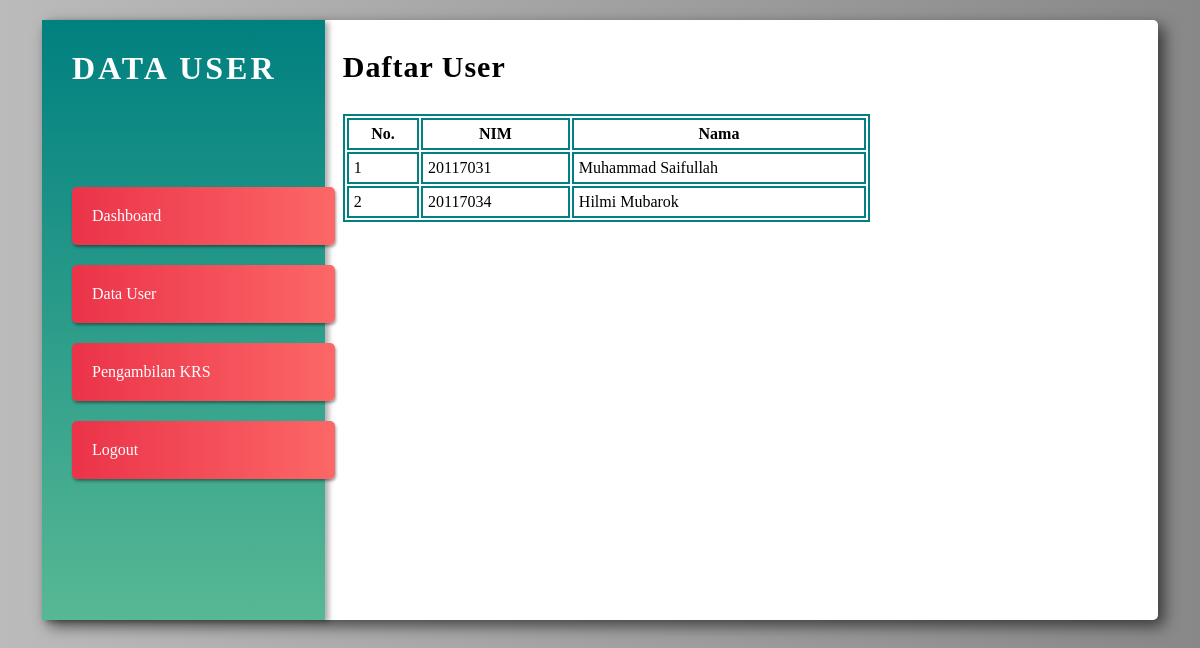
Page /admin/user.php (signed in) on the committed database.
### tables this page shows
CREATE TABLE `user` (
  `nim` int(11) NOT NULL,
  `nama` varchar(50) NOT NULL,
  `password` text NOT NULL,
  `status` int(11) DEFAULT NULL
);

### admin/user.php (the view, shortened to what this page needs)
<?php include '../config.php'; ?>
<!DOCTYPE html>
<html lang="en">
<head>
	<link rel="stylesheet" href="../assets/css/dashboard.css">
</head>
<body>
	<div class="wrapper">
		<div class="menu">
			<h1 class="heading">Data User</h1>
			<ul>
				<li>
					<a href="dashboard.php">Dashboard</a>
				</li>
				<li>
					<a href="user.php">Data User</a>
				</li>
				<li>
					<a href="krs.php">Pengambilan KRS</a>
				</li>
				<li>
					<a href="logout.php">Logout</a>
				</li>
			</ul>
		</div>
		<div class="content">
			<div class="admin">
				<h2>Daftar User</h2>
				<table>
					<tr>
						<th>No.</th>
						<th>NIM</th>
						<th>Nama</th>
					</tr>
<?php
	$query = "SELECT * FROM user";
	$res   = mysqli_query($conn, $query);
	$no    = 1;
	while($row = mysqli_fetch_assoc($res)):
?>
					<tr>
						<td><?= $no ?></td>
						<td><?= $row['nim'] ?></td>
						<td><?= $row['nama'] ?></td>
					</tr>
<?php $no++; endwhile ?>
				</table>
			</div>
		</div>
	</div>
</body>
</html>

### assets/css/dashboard.css (style rules this page uses)
* { margin: 0; padding: 0; font-family: "gotham"; }
a { text-decoration: none; }
body { background: linear-gradient(to right, #bbb, #888); }
.wrapper { top: 20px; background-color: #FFF; width: 93%; min-height: 600px; margin: auto; border-radius: 5px; position: relative; box-shadow: 6px 6px 15px rgba(0, 0, 0, .6); }
.wrapper .heading { letter-spacing: 3px; text-transform: uppercase; }
.menu { position: absolute; padding: 30px; width: 20%; bottom: 0; top: 0; box-shadow: 4px 2px 5px rgba(0, 0, 0, .3); color: #FFF; background: linear-gradient(to bottom, teal, #57b894); z-index: 2; }
.menu ul { margin-top: 100px; list-style-type: none; }
.menu ul li { padding: 20px; background: linear-gradient(to right, #EB3349, #fc6767); box-shadow: 1px 2px 3px rgba(0, 0, 0, .4); width: 100%; border-radius: 5px; margin-bottom: 20px; }
.menu ul li a { color: #FFF; }
.content { position: absolute; z-index: 1; bottom: 0; top: 0; padding: 20px; width: 75%; right: 0; }
.admin { padding: 10px; width: 90%; max-height: 450px; overflow: auto; margin: auto; }
.admin h2 { font-size: 30px; letter-spacing: 1px; margin-bottom: 30px; }
.admin table { width: 70%; border: 2px solid teal; }
.admin table tr th, .admin table tr td { border: 2px solid teal; padding: 5px; }

### rows in the picture
user: nim "20117031", nama "Muhammad Saifullah"
user: nim "20117034", nama "Hilmi Mubarok"
